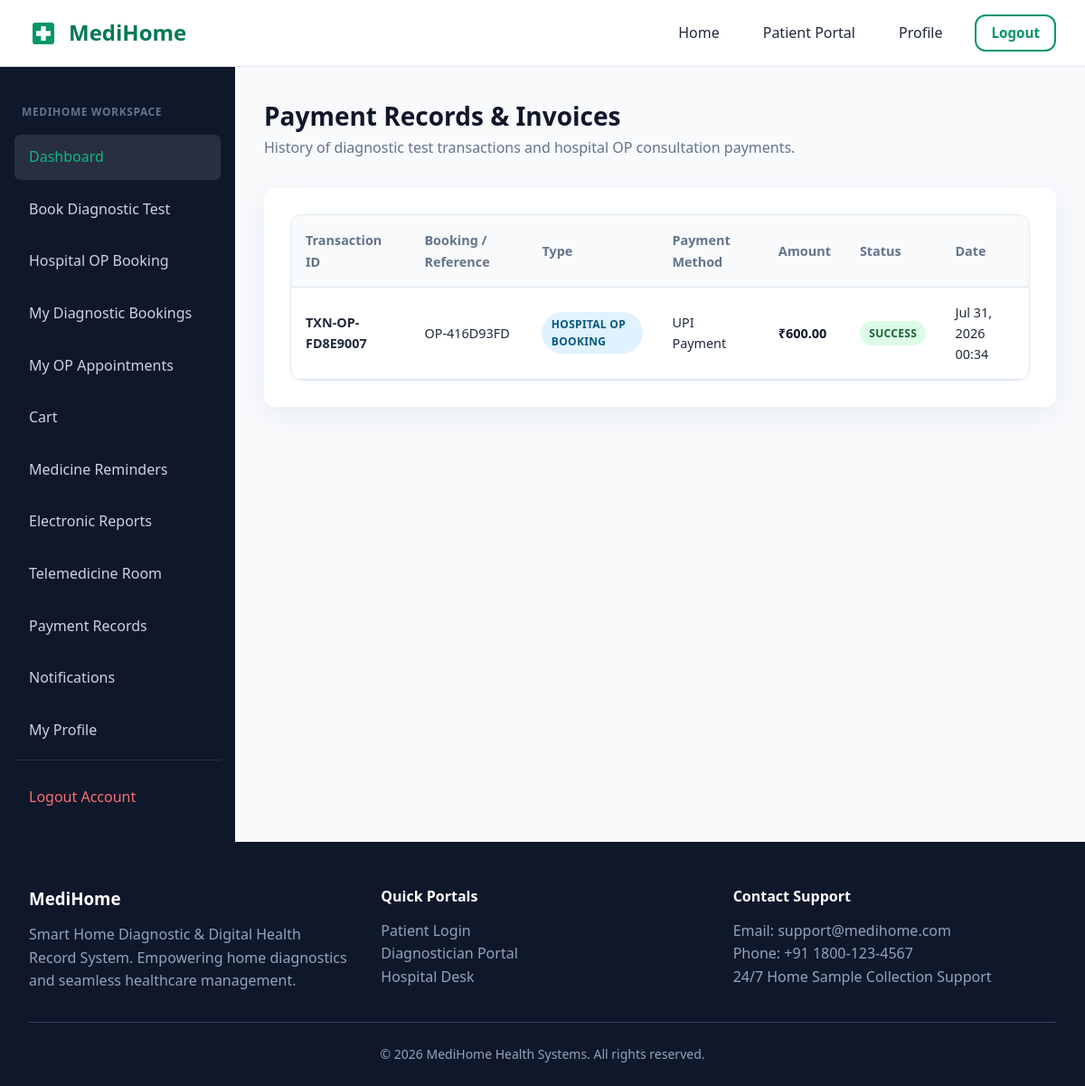
The page /payments/history/ (signed in) on the database its author committed.
### payments/models.py (models this page shows, shortened)
class Payment(models.Model):
    class BookingType(models.TextChoices):
        DIAGNOSTIC = 'DIAGNOSTIC', 'Diagnostic Booking'
        HOSPITAL_OP = 'HOSPITAL_OP', 'Hospital OP Booking'
    class PaymentMethod(models.TextChoices):
        UPI = 'UPI', 'UPI Payment'
        CREDIT_CARD = 'CREDIT_CARD', 'Credit Card'
        DEBIT_CARD = 'DEBIT_CARD', 'Debit Card'
        NET_BANKING = 'NET_BANKING', 'Net Banking'
        CASH_ON_COLLECTION = 'CASH_ON_COLLECTION', 'Cash on Collection'
    class Status(models.TextChoices):
        PENDING = 'PENDING', 'Pending'
        SUCCESS = 'SUCCESS', 'Success'
        FAILED = 'FAILED', 'Failed'
        REFUNDED = 'REFUNDED', 'Refunded'
    user = models.ForeignKey(settings.AUTH_USER_MODEL, on_delete=models.CASCADE, related_name='payments')
    booking_type = models.CharField(max_length=20, choices=BookingType.choices)
    reference_id = models.CharField(max_length=50, help_text="Booking Number or Appointment Number")
    amount = models.DecimalField(max_digits=10, decimal_places=2)
    payment_method = models.CharField(max_length=30, choices=PaymentMethod.choices)
    status = models.CharField(max_length=20, choices=Status.choices, default=Status.SUCCESS)
    transaction_id = models.CharField(max_length=100, unique=True)
    created_at = models.DateTimeField(auto_now_add=True)
    class Meta:
        ordering = ['-created_at']

### payments/views.py (the view)
# urls.py: path('history/', views.history_view, name='history'),
@login_required
def history_view(request):
    if request.user.is_admin_role():
        payments = Payment.objects.select_related('user').all()
    else:
        payments = Payment.objects.filter(user=request.user)
    return render(request, 'payments/history.html', {
        'payments': payments
    })

### accounts/models.py (called while the page is built)
    def is_patient(self):
        return self.role == self.Role.PATIENT

    def is_admin_role(self):
        return self.role == self.Role.ADMIN or self.is_superuser

### templates/payments/history.html (shortened to what this page needs)
{% extends 'dashboard_base.html' %}
{% block dashboard_content %}
<div class="dashboard-header">
    <div>
        <h2 style="font-size: 1.75rem; color: var(--dark);">Payment Records & Invoices</h2>
        <p style="color: var(--text-secondary);">History of diagnostic test transactions and hospital OP consultation payments.</p>
    </div>
</div>
<div class="glass-card">
    <div class="table-container">
        <table class="custom-table">
            <thead>
                <tr>
                    <th>Transaction ID</th>
                    <th>Booking / Reference</th>
                    <th>Type</th>
                    <th>Payment Method</th>
                    <th>Amount</th>
                    <th>Status</th>
                    <th>Date</th>
                </tr>
            </thead>
            <tbody>
                {% for p in payments %}
                <tr>
                    <td><strong>{{ p.transaction_id }}</strong></td>
                    <td>{{ p.reference_id }}</td>
                    <td><span class="badge badge-info">{{ p.get_booking_type_display }}</span></td>
                    <td>{{ p.get_payment_method_display }}</td>
                    <td><strong style="color: var(--dark);">₹{{ p.amount }}</strong></td>
                    <td><span class="badge badge-success">{{ p.get_status_display }}</span></td>
                    <td>{{ p.created_at|date:"M d, Y H:i" }}</td>
                </tr>
                {% empty %}
                <tr>
                    <td colspan="7" style="text-align: center; padding: 3rem; color: var(--text-muted);">
                        No payment records found.
                    </td>
                </tr>
                {% endfor %}
            </tbody>
        </table>
    </div>
</div>
{% endblock %}

### static/css/style.css (style rules this page uses)
:root { --primary: #059669; --primary-hover: #047857; --primary-light: #d1fae5; --secondary: #0d9488; --accent: #10b981; --dark: #0f172a; --dark-surface: #1e293b; --text-primary: #1e293b; --text-secondary: #64748b; --text-muted: #94a3b8; --bg-light: #f8fafc; --white: #ffffff; --border: #e2e8f0; --shadow-sm: 0 1px 2px 0 rgba(0, 0, 0, 0.05); --shadow-md: 0 4px 6px -1px rgba(0, 0, 0, 0.1), 0 2px 4px -1px rgba(0, 0, 0, 0.06); --shadow-lg: 0 10px 15px -3px rgba(0, 0, 0, 0.1), 0 4px 6px -2px rgba(0, 0, 0, 0.05); --glass-bg: rgba(255, 255, 255, 0.85); --glass-border: rgba(255, 255, 255, 0.6); --glass-shadow: 0 8px 32px 0 rgba(31, 38, 135, 0.07); --radius-sm: 6px; --radius-md: 12px; --radius-lg: 20px; --transition: all 0.25s cubic-bezier(0.4, 0, 0.2, 1); }
* { margin: 0; padding: 0; box-sizing: border-box; }
body { font-family: system-ui, -apple-system, BlinkMacSystemFont, 'Segoe UI', Roboto, Oxygen, Ubuntu, Cantarell, 'Open Sans', 'Helvetica Neue', sans-serif; background-color: var(--bg-light); color: var(--text-primary); line-height: 1.6; min-height: 100vh; display: flex; flex-direction: column; }
.glass-card { background: var(--glass-bg); backdrop-filter: blur(12px); -webkit-backdrop-filter: blur(12px); border: 1px solid var(--glass-border); box-shadow: var(--glass-shadow); border-radius: var(--radius-md); padding: 1.75rem; transition: var(--transition); }

### static/css/components.css (style rules this page uses)
.badge { display: inline-block; padding: 0.25rem 0.65rem; font-size: 0.75rem; font-weight: 700; border-radius: 9999px; text-transform: uppercase; letter-spacing: 0.025em; }
.badge-success { background: #dcfce7; color: #166534; }
.badge-info { background: #e0f2fe; color: #075985; }
.table-container { width: 100%; overflow-x: auto; border-radius: var(--radius-md); border: 1px solid var(--border); background: var(--white); }
.custom-table { width: 100%; border-collapse: collapse; text-align: left; font-size: 0.9rem; }
.custom-table th { background: #f8fafc; padding: 1rem; font-weight: 600; color: var(--text-secondary); border-bottom: 1px solid var(--border); }
.custom-table td { padding: 1rem; border-bottom: 1px solid var(--border); }

### static/css/dashboard.css (style rules this page uses)
.dashboard-header { display: flex; justify-content: space-between; align-items: center; margin-bottom: 2rem; }

### rows shown on the page
Payment: transaction_id "TXN-OP-FD8E9007", reference_id "OP-416D93FD", booking_type "HOSPITAL OP BOOKING", payment_method "UPI Payment", amount "600.00", status "SUCCESS", created_at "Jul 31, 2026 00:34"
